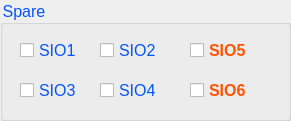
   <widget class="QGroupBox" name="groupBox_4">
    <property name="geometry">
     <rect>
      <x>730</x>
      <y>460</y>
      <width>291</width>
      <height>121</height>
     </rect>
    </property>
    <property name="font">
     <font>
      <pointsize>12</pointsize>
      <weight>50</weight>
      <bold>false</bold>
     </font>
    </property>
    <property name="styleSheet">
     <string notr="true">color: rgb(0, 85, 255);</string>
    </property>
    <property name="title">
     <string>Spare</string>
    </property>
    <widget class="QCheckBox" name="checkSIO1">
     <property name="geometry">
      <rect>
       <x>20</x>
       <y>40</y>
       <width>71</width>
       <height>20</height>
      </rect>
     </property>
     <property name="font">
      <font>
       <pointsize>12</pointsize>
      </font>
     </property>
     <property name="text">
      <string>SIO1</string>
     </property>
    </widget>
    <widget class="QCheckBox" name="checkSIO2">
     <property name="geometry">
      <rect>
       <x>100</x>
       <y>40</y>
       <width>81</width>
       <height>20</height>
      </rect>
     </property>
     <property name="font">
      <font>
       <pointsize>12</pointsize>
      </font>
     </property>
     <property name="text">
      <string>SIO2</string>
     </property>
    </widget>
    <widget class="QCheckBox" name="checkSIO3">
     <property name="geometry">
      <rect>
       <x>20</x>
       <y>80</y>
       <width>71</width>
       <height>20</height>
      </rect>
     </property>
     <property name="font">
      <font>
       <pointsize>12</pointsize>
      </font>
     </property>
     <property name="text">
      <string>SIO3</string>
     </property>
    </widget>
    <widget class="QCheckBox" name="checkSIO4">
     <property name="geometry">
      <rect>
       <x>100</x>
       <y>80</y>
       <width>81</width>
       <height>20</height>
      </rect>
     </property>
     <property name="font">
      <font>
       <pointsize>12</pointsize>
       <weight>50</weight>
       <bold>false</bold>
      </font>
     </property>
     <property name="styleSheet">
      <string notr="true"/>
     </property>
     <property name="text">
      <string>SIO4</string>
     </property>
    </widget>
    <widget class="QCheckBox" name="checkSIO6">
     <property name="geometry">
      <rect>
       <x>190</x>
       <y>80</y>
       <width>81</width>
       <height>20</height>
      </rect>
     </property>
     <property name="font">
      <font>
       <pointsize>12</pointsize>
       <weight>75</weight>
       <bold>true</bold>
      </font>
     </property>
     <property name="styleSheet">
      <string notr="true">color: rgb(255, 85, 0);</string>
     </property>
     <property name="text">
      <string>SIO6</string>
     </property>
    </widget>
    <widget class="QCheckBox" name="checkSIO5">
     <property name="geometry">
      <rect>
       <x>190</x>
       <y>40</y>
       <width>81</width>
       <height>20</height>
      </rect>
     </property>
     <property name="font">
      <font>
       <pointsize>12</pointsize>
       <weight>75</weight>
       <bold>true</bold>
      </font>
     </property>
     <property name="styleSheet">
      <string notr="true">color: rgb(255, 85, 0);</string>
     </property>
     <property name="text">
      <string>SIO5</string>
     </property>
    </widget>
   </widget>
